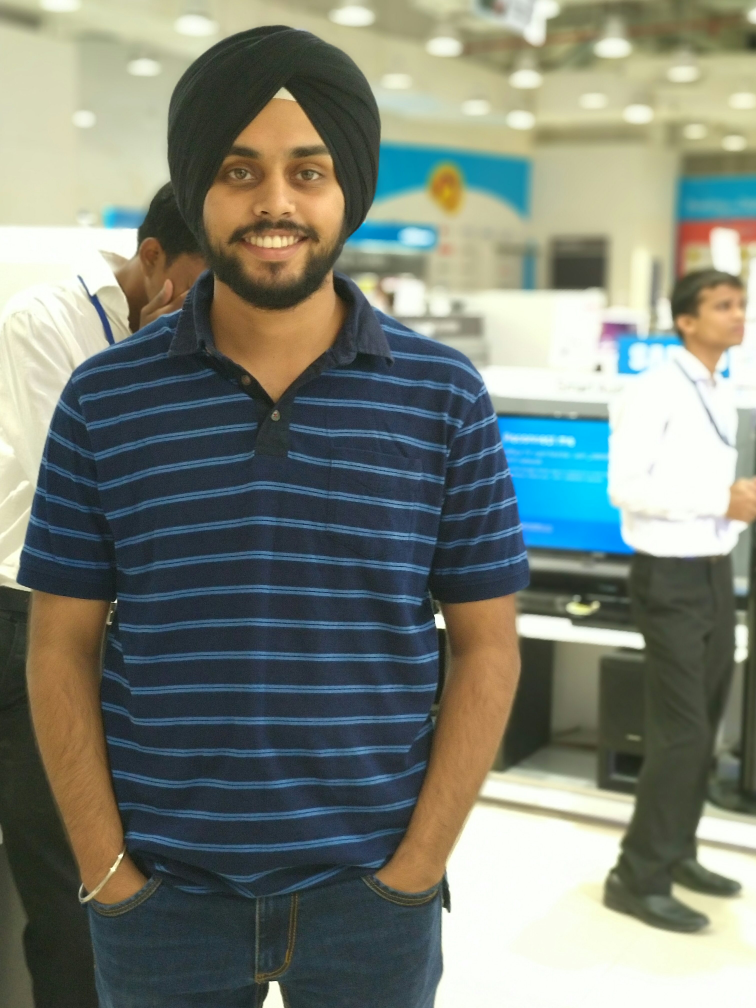
#> input picture DeepWay/sat.jpg, 3024 x 4032 px (shown at 1/4 size)
$ python -i detectHuman.py   (imports and definitions only)
#> lines starting #> are read from the running program, lines starting #| are printed output that depends on the picture
#> further down, picture is the input picture: shape (4032, 3024, 3); mean B, G, R 118.3, 128.9, 122.4
import cv2
import numpy as np
from matplotlib import pyplot as plt

class detect:
    def __init__(self):
        self.hog = cv2.HOGDescriptor()
        self.hog.setSVMDetector(cv2.HOGDescriptor_getDefaultPeopleDetector())

    '''
        def draw(self, rects, weights, frame):
            for i, (x, y, w, h) in enumerate(rects):
                if weights[i] < 0.7:
                    continue
            frame = cv2.rectangle(frame, (x, y), (x + w, y + h), (0, 255, 0), 2)
            return frame, (x + w)
    '''

    def humanDetect(self, frame):
        y = 0

        frame = cv2.resize(frame, (480, 640))
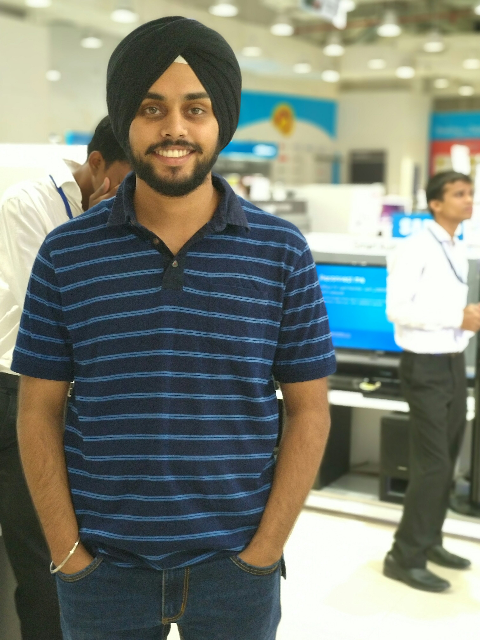
#> frame: shape (640, 480, 3); mean of channels 0, 1, 2 118.2, 128.8, 122.3; drawn as B, G, R
        grey = cv2.cvtColor(frame, cv2.COLOR_BGR2GRAY)
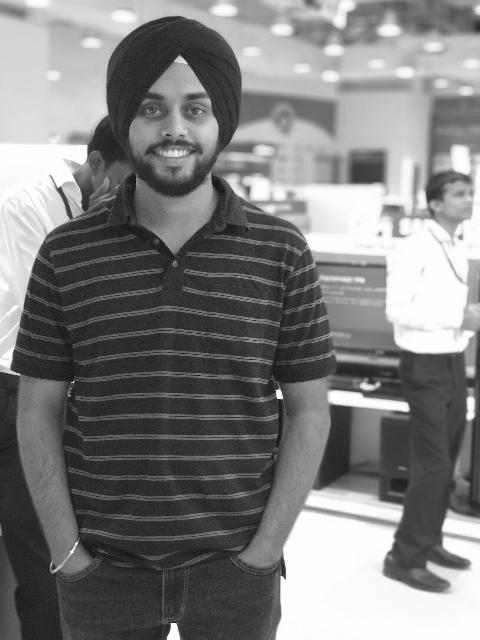
#> grey: shape (640, 480); min 4, max 255, mean 125.7
        rects, weights = self.hog.detectMultiScale(grey)
#> rects = (); weights = ()

        for i, (x, y, w, h) in enumerate(rects):
            if weights[i] < 0.5:
                continue
            frame = cv2.rectangle(frame, (x, y), (x + w, y + h), (0, 255, 0), 2)
            y = (x + w)
#> this loop made 0 passes

        if y == 0:
            return frame, -1
        elif y < 150:
            return frame, 1
        elif y >= 150:
            return frame, 0

>>> import cv2
>>> picture = cv2.imread('sat.jpg')
>>> result = detect().humanDetect(picture)
